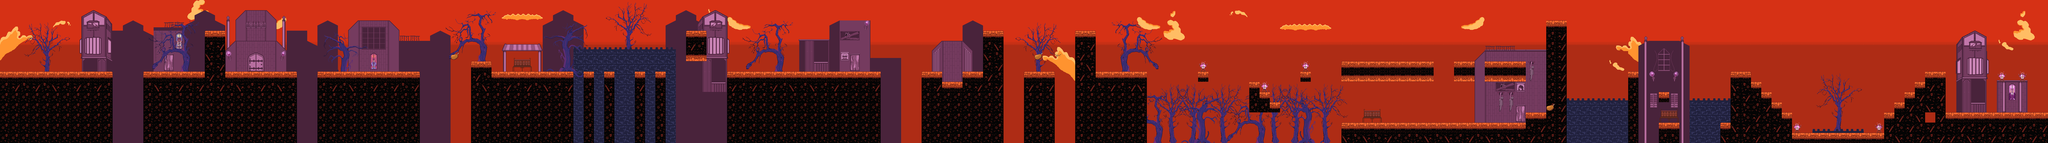

This game map was drawn from its Tiled (.tmx) file and the tilesets committed beside it. A one-line description and the trimmed map source follow:
An orthogonal 200x14 tile map with 40x40 px tiles, 9 tile layers (Navigation, background, clouds, buildings2, ...), 4 tilesets and 58 objects.

<map version="1.10" tiledversion="1.10.2" orientation="orthogonal" renderorder="right-down" width="200" height="14" tilewidth="40" tileheight="40" infinite="0" nextlayerid="14" nextobjectid="112">
 <tileset firstgid="1" name="Building tilemap" tilewidth="40" tileheight="40" tilecount="144" columns="16">
  <image source="Building tilemap.png" width="640" height="360" />
 </tileset>
 <tileset firstgid="145" name="Building tilemapFlip" tilewidth="40" tileheight="40" tilecount="144" columns="16">
  <image source="Building tilemapFlip.png" width="640" height="360" />
 </tileset>
 <tileset firstgid="289" name="street tilemap" tilewidth="40" tileheight="40" tilecount="144" columns="16">
  <image source="street tilemap.png" width="640" height="360" />
 </tileset>
 <tileset firstgid="433" name="street tilemapFlip" tilewidth="40" tileheight="40" tilecount="144" columns="16">
  <image source="street tilemapFlip.png" width="640" height="360" />
 </tileset>
 <layer id="10" name="Navigation" width="200" height="14">
  <properties>
   <property name="Draw" type="bool" value="true" />
   <property name="Navigation" type="bool" value="true" />
  </properties>
  <data>[2800 cells, 447 non-empty, 2 distinct tile ids]</data>
 </layer>
 <layer id="2" name="background" width="200" height="14">
  <properties>
   <property name="Draw" type="bool" value="true" />
  </properties>
  <data>[2800 cells, 2800 non-empty, 5 distinct tile ids]</data>
 </layer>
 <layer id="3" name="clouds" width="200" height="14">
  <properties>
   <property name="Draw" type="bool" value="true" />
  </properties>
  <data>[2800 cells, 100 non-empty, 60 distinct tile ids]</data>
 </layer>
 <layer id="8" name="buildings2" width="200" height="14">
  <properties>
   <property name="Draw" type="bool" value="true" />
  </properties>
  <data>[2800 cells, 277 non-empty, 101 distinct tile ids]</data>
 </layer>
 <layer id="4" name="buildings" width="200" height="14">
  <properties>
   <property name="Draw" type="bool" value="true" />
  </properties>
  <data>[2800 cells, 446 non-empty, 191 distinct tile ids]</data>
 </layer>
 <layer id="7" name="detail" width="200" height="14">
  <properties>
   <property name="Draw" type="bool" value="true" />
  </properties>
  <data>[2800 cells, 106 non-empty, 89 distinct tile ids]</data>
 </layer>
 <layer id="5" name="trees" width="200" height="14">
  <properties>
   <property name="Draw" type="bool" value="true" />
  </properties>
  <data>[2800 cells, 438 non-empty, 163 distinct tile ids]</data>
 </layer>
 <layer id="1" name="Ground" width="200" height="14">
  <properties>
   <property name="Draw" type="bool" value="true" />
  </properties>
  <data>[2800 cells, 920 non-empty, 91 distinct tile ids]</data>
 </layer>
 <layer id="13" name="chickens" width="200" height="14">
  <data>[2800 cells, 3 non-empty, 1 distinct tile ids]</data>
 </layer>
 <objectgroup id="6" name="collisions">
  <object id="1" x="0" y="280" width="440" height="80" />
  <object id="3" x="560" y="280" width="600" height="80" />
  <object id="4" x="800" y="120" width="80" height="160" />
  <object id="5" x="1240" y="280" width="400" height="80" />
  <object id="6" x="1840" y="240" width="80" height="120" />
  <object id="7" x="1920" y="280" width="320" height="80" />
  <object id="8" x="2280" y="280" width="40" height="80" />
  <object id="9" x="2360" y="280" width="40" height="80" />
  <object id="10" x="2480" y="280" width="40" height="80" />
  <object id="11" x="2560" y="280" width="40" height="80" />
  <object id="12" x="2680" y="120" width="80" height="120" />
  <object id="13" x="2840" y="280" width="600" height="80" />
  <object id="14" x="3600" y="280" width="80" height="80" />
  <object id="15" x="3680" y="320" width="80" height="40" />
  <object id="16" x="3760" y="280" width="80" height="80" />
  <object id="17" x="3840" y="120" width="80" height="240" />
  <object id="18" x="4000" y="280" width="120" height="80" />
  <object id="19" x="4200" y="120" width="80" height="240" />
  <object id="20" x="4280" y="280" width="200" height="80" />
  <object id="38" x="4680" y="280" width="40" height="40" />
  <object id="39" x="4880" y="400" width="40" height="40" />
  <object id="40" x="5080" y="280" width="40" height="40" />
  <object id="41" x="5240" y="240" width="360" height="80" />
  <object id="42" x="5680" y="240" width="80" height="80" />
  <object id="43" x="5800" y="240" width="160" height="80" />
  <object id="44" x="5240" y="480" width="720" height="80" />
  <object id="45" x="5960" y="440" width="80" height="120" />
  <object id="50" x="6360" y="480" width="40" height="80" />
  <object id="51" x="6480" y="480" width="80" height="80" />
  <object id="52" x="6760" y="280" width="80" height="280" />
  <object id="53" x="6840" y="320" width="40" height="240" />
  <object id="54" x="6880" y="360" width="40" height="200" />
  <object id="55" x="6920" y="400" width="40" height="160" />
  <object id="56" x="6960" y="440" width="40" height="120" />
  <object id="57" x="7000" y="520" width="360" height="40" />
  <object id="69" x="4880" y="320" width="40" height="80" />
  <object id="70" x="4920" y="360" width="40" height="80" />
  <object id="71" x="4960" y="400" width="40" height="40" />
  <object id="80" x="6720" y="480" width="40" height="40" />
  <object id="82" x="6360" y="280" width="40" height="200" />
  <object id="87" x="7360" y="520" width="640" height="40" />
  <object id="88" x="7560" y="440" width="440" height="80" />
  <object id="89" x="7520" y="280" width="80" height="160" />
  <object id="97" x="7480" y="320" width="40" height="120" />
  <object id="98" x="7440" y="360" width="40" height="80" />
  <object id="99" x="7400" y="400" width="40" height="40" />
  <object id="100" x="7360" y="440" width="40" />
  <object id="102" x="6480" y="360" width="40" height="40" />
  <object id="109" x="6040" y="80" width="80" height="280" />
  <object id="110" x="6080" y="360" width="40" height="200" />
  <object id="111" x="6040" y="440" width="40" height="120" />
 </objectgroup>
 <objectgroup id="11" name="checkPts">
  <object id="107" x="4320" y="160" width="40" height="40" />
  <object id="108" x="2120" y="160" width="40" height="40" />
 </objectgroup>
 <objectgroup id="9" name="pit">
  <properties>
   <property name="kill" type="bool" value="true" />
  </properties>
  <object id="23" x="0" y="440" width="4480" height="120" />
  <object id="34" x="4480" y="520" width="760" height="40" />
  <object id="35" x="6120" y="520" width="240" height="40" />
  <object id="36" x="6400" y="520" width="80" height="40" />
  <object id="37" x="6560" y="520" width="200" height="40" />
 </objectgroup>
</map>
